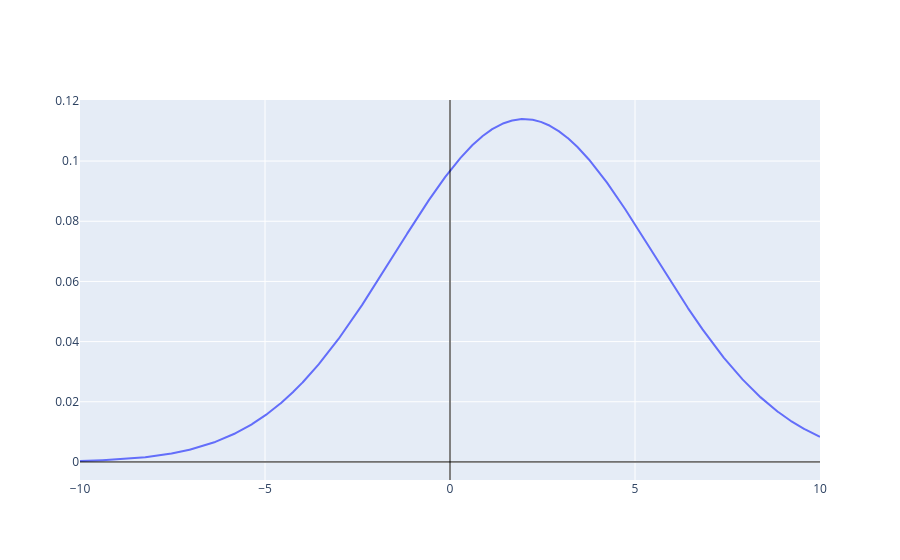

Notebook cell for this chart:
### Code cell
if __name__ == '__main__' and '__file__' not in globals():
  p1y = _marginalize(p1xy, 'y')
  _plot_function(p1y)

### Figure 1 — Plotly figure (JSON) as saved in the notebook; plotly's stock layout.template omitted (floating-point values rounded to 4 significant figures; data arrays with more than 128 entries replaced by an {"elided": "..."} marker saying what was removed)
{"data": [{"mode": "lines", "type": "scatter", "x": {"elided": "4097 float values"}, "y": {"elided": "4097 float values"}}], "layout": {"shapes": [{"line": {"color": "black", "width": 1}, "type": "line", "x0": 0, "x1": 1, "xref": "x domain", "y0": 0, "y1": 0, "yref": "y"}, {"line": {"color": "black", "width": 1}, "type": "line", "x0": 0, "x1": 0, "xref": "x", "y0": 0, "y1": 1, "yref": "y domain"}]}}
